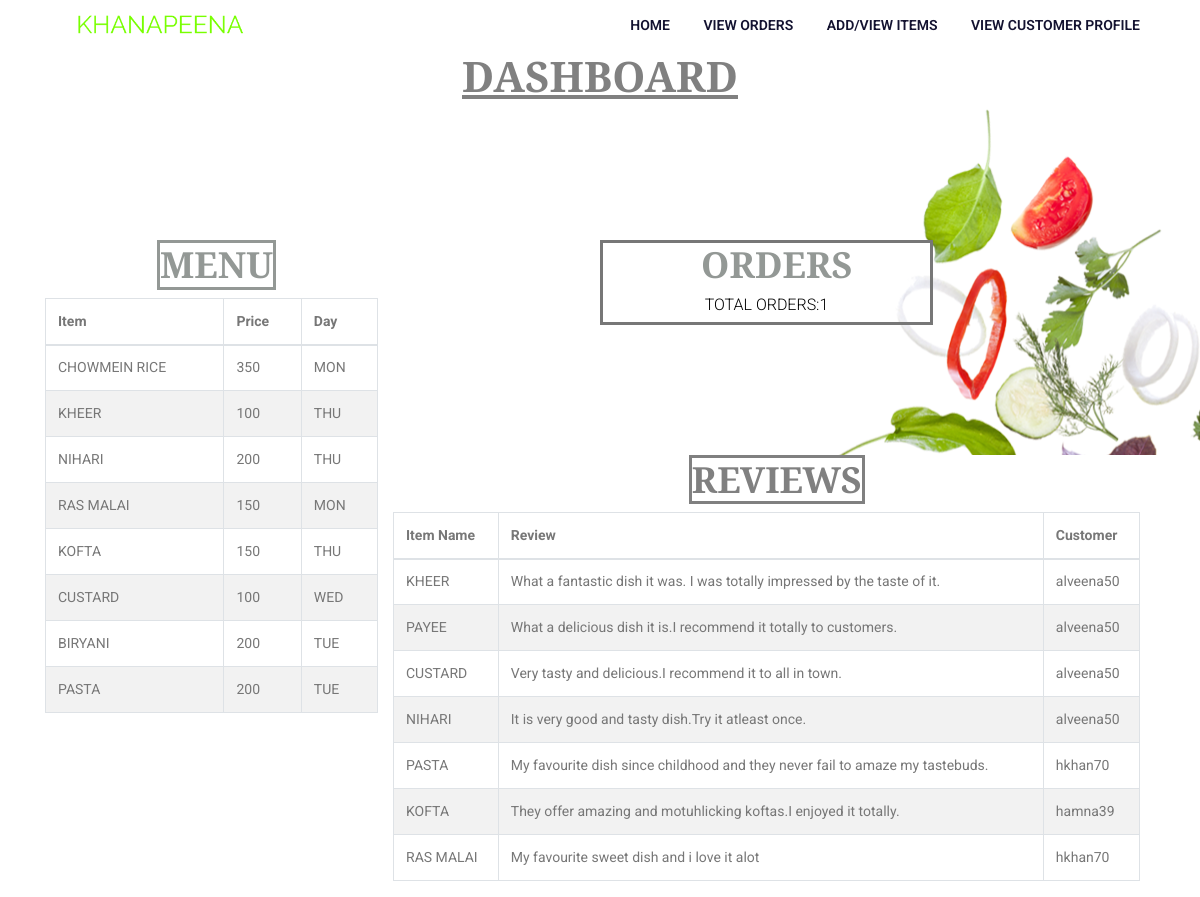
/admin/home.php (signed in), run on the app's committed database.
### tables this page shows
CREATE TABLE `menu` (
  `item_id` int(11) NOT NULL,
  `item_name` varchar(50) NOT NULL,
  `item_price` int(255) NOT NULL,
  `item_day` varchar(50) NOT NULL
);

CREATE TABLE `reviews` (
  `id` int(11) NOT NULL,
  `item_name` varchar(50) NOT NULL,
  `review` mediumtext NOT NULL,
  `customer_name` varchar(50) NOT NULL
);

### admin/home.php (the view, shortened to what this page needs)
<?php
require_once "connection.php";
?>
<!DOCTYPE html>
<html lang="en">
<head>
      <link rel="stylesheet" href="assets/css/animate-3.7.0.css">
    <link rel="stylesheet" href="assets/css/font-awesome-4.7.0.min.css">
    <link rel="stylesheet" href="assets/css/bootstrap-4.1.3.min.css">
    <link rel="stylesheet" href="assets/css/owl-carousel.min.css">
    <link rel="stylesheet" href="assets/css/jquery.datetimepicker.min.css">
    <link rel="stylesheet" href="assets/css/style.css">
   <link rel="stylesheet" href="css/profilecss.css">
</head>
<body>
  <header class="">
        <div class="container">
            <div class="row">
                <div class="col-lg-2">
                    <div class="logo-area">
                        <a href="home.php"><img src="assets/images/logo/logo.png" alt="logo" style="height: 50px;"></a>
                    </div>
                </div>
                <div class="col-lg-10">
                    <div class="main-menu">
                        <ul>
                            <li><a href="./home.php">Home</a></li>
                            <li><a href="./orders.php">View Orders</a></li>
                            <li><a href="./menu.php">Add/View Items</a></li>
                            <li><a href="./userprofile.php">View Customer Profile</a></li>
                        </ul>
                    </div>
                </div>
            </div>
        </div>
    </header>
<div id="login">
<h2 style="color: gray;text-align: center;text-decoration: underline;">DASHBOARD</h2>
    <section class="food-area section-padding">
        <div class="container">
            <div class="row">
                <div class="col-md-5">
                </div>
            </div>
      <div id="page-wrapper" style="width: 30%;overflow: hidden;float: left;">
            <div class="row">
              <h3 class="page-header" style="color: #939895;margin-left:35%;border-style: solid;">MENU</h3>
                <div class='col-lg-12'>
                    <div class='panel panel-default'>
                        <div class='panel-body'>
                            <div class='table-responsive'>
                                <table class='table table-striped table-bordered table-hover'>
                                    <thead>
                                      <tr>
                                          <th>Item</th>
                                          <th>Price</th>
                                          <th>Day</th>
                                      </tr>
                                    </thead>
                                    <tbody>
                                        <tr>
 <?php
                                                 $checksql = "SELECT * FROM menu ";
                                              if ($result=mysqli_query($conn,$checksql))
                                              {
                                                if (mysqli_num_rows($result) != 0)
                                               {
                                                      while($row2 = mysqli_fetch_array($result))
                                                      {
                                                        echo"<tr>";
                                                        $item_name=strtoupper($row2['item_name']);
                                                        $item_price=strtoupper($row2['item_price']);
                                                        $item_day=strtoupper($row2['item_day']);
                                                                  echo "
                                                                        <td>$item_name</td>";
                                                                  echo "<td >$item_price</td>";
                                                                  echo "<td >$item_day</td>";
                                                                    echo"</tr>";
                                                       }
                                                    }
                                                 }
                                                  else
                                                  {
                                                      echo "No Record Found!";
                                                  }
 ?>
                                        </tr>
                                    </tbody>
                                </table>
                            </div>
                        </div>
                    </div>
                </div>
            </div>
    </div>
    <div id="page-wrapper" style="width: 30%;overflow: hidden;margin-left: 50%;">
            <div style="border-style: solid;">
              <h3 class="page-header" style="color: #939895;margin-left:30%;">ORDERS</h3>
               <?php
  $query = "SELECT count(*) as allcount FROM orders WHERE status='ordered' ";
  $result = mysqli_query($conn,$query);
  $row = mysqli_fetch_array($result);
  $allcount = $row['allcount'];
  echo "<h6 style='color:black;text-align:center;'>TOTAL ORDERS:$allcount</h6>";
?>
             </div>
    </div>
    </div>
    </section>
    <section class="">
  <div class="container">
    <div id="page-wrapper" style="width: 100%;">
            <div class="row">
              <h3 class="page-header" style="color: gray;margin-left: 40%;border-style: solid;">REVIEWS</h3>
                <div class='col-lg-12'>
                    <div class='panel panel-default'>
                        <div class='panel-body'>
                            <div class='table-responsive'>
                                <table class='table table-striped table-bordered table-hover'>
                                    <thead>
                                      <tr>
                                          <th>Item Name</th>
                                          <th>Review</th>
                                          <th>Customer</th>
                                      </tr>
                                    </thead>
                                    <tbody>
                                        <tr>
                                          <?php
                                                 $checksql = "SELECT * FROM reviews ";
                                              if ($result=mysqli_query($conn,$checksql))
                                              {
                                                if (mysqli_num_rows($result) != 0)
                                               {
                                                      while($row2 = mysqli_fetch_array($result))
                                                    {
                                                        echo"<tr>";
                                                        $item_name=strtoupper($row2['item_name']);
                                                        $item_review=$row2['review'];
                                                        $customer_name=$row2['customer_name'];
                                                                  echo "<td >$item_name</td>";
                                                                  echo "<td >$item_review</td>";
                                                                  echo "<td >$customer_name</td>";
                                                                    echo"</tr>";
                                                       }
                                                    }
                                                 }
                                                  else
                                                  {
                                                      echo "No Record Found!";
                                                  }
   ?>
                                    </tr>
                                    </tbody>
                                </table>
                            </div>
                        </div>
                    </div>
                </div>
            </div>
    </div>
</div>
</section>
</div>
</body>
</html>

### admin/assets/css/style.css (style rules this page uses)
body { color:#777;font-family:"Roboto",sans-serif;font-size:14px;font-weight:400 }
h2 { color:#fff;font-family:"Playfair Display",serif;font-size:42px !important;font-weight:700 }
h3 { color:#131230;font-family:"Playfair Display",serif;font-size:36px !important;font-weight:700 }
h6 { color:#fff;font-size:16px !important;font-family:"Roboto",sans-serif;font-weight:300;text-transform:uppercase }
ul { margin:0;padding:0;list-style:none }
.main-menu ul { float:right }
.main-menu ul li { display:inline;position:relative }
.main-menu ul li a { color:#131230;font-family:"Roboto",sans-serif;text-transform:uppercase;font-size:14px;font-weight:600;display:inline-block;padding:15px }
.food-area { background-image:url("../images/food-bg.png");background-repeat:no-repeat;background-position:top right;position:relative }
h2 { font-size:30px }
h3 { font-size:24px }
h6 { font-size:14px }
.section-padding { padding:130px 0 }

### admin/css/profilecss.css (style rules this page uses)
h3 { color: white; }

### admin/home.php (style rules this page uses)
h6 { color: black; }

### data on the page
menu: item_name "CHOWMEIN RICE", item_price "350", item_day "MON"
menu: item_name "KHEER", item_price "100", item_day "THU"
menu: item_name "NIHARI", item_price "200", item_day "THU"
menu: item_name "RAS MALAI", item_price "150", item_day "MON"
menu: item_name "KOFTA", item_price "150", item_day "THU"
menu: item_name "CUSTARD", item_price "100", item_day "WED"
menu: item_name "BIRYANI", item_price "200", item_day "TUE"
menu: item_name "PASTA", item_price "200", item_day "TUE"
reviews: item_name "KHEER", review "What a fantastic dish it was. I was totally impressed by the taste of it.", customer_name "alveena50"
reviews: item_name "PAYEE", review "What a delicious dish it is.I recommend it totally to customers.", customer_name "alveena50"
reviews: item_name "CUSTARD", review "Very tasty and delicious.I recommend it to all in town.", customer_name "alveena50"
reviews: item_name "NIHARI", review "It is very good and tasty dish.Try it atleast once.", customer_name "alveena50"
reviews: item_name "PASTA", review "My favourite dish since childhood and they never fail to amaze my tastebuds.", customer_name "hkhan70"
reviews: item_name "KOFTA", review "They offer amazing and motuhlicking koftas.I enjoyed it totally.", customer_name "hamna39"
reviews: item_name "RAS MALAI", review "My favourite sweet dish and i love it alot", customer_name "hkhan70"

### other printed values
$allcount "1"
